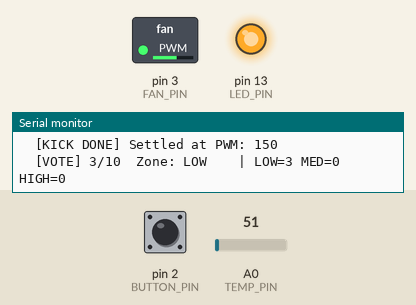
This sketch was run on a simulated Arduino Uno, built with avr-gcc and run on an emulated ATmega328P. Shown: switched loads named in the sketch (green lamp = pin HIGH), output pins drawn as LEDs (lit = HIGH), the last lines printed to the serial monitor. Inputs (shaded band) come from the test bench; at power-on: pin 2 (BUTTON_PIN) HIGH, A0 (TEMP_PIN) = 51.

Above: at 2.0 s.
2.1 s: pin 2 (BUTTON_PIN) pulled LOW for 0.15 s
At 4.0 s:
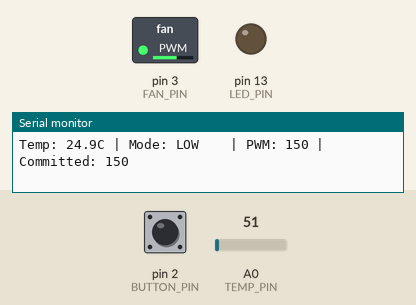
4.3 s: pin 2 (BUTTON_PIN) pulled LOW for 1 s
At 5.4 s:
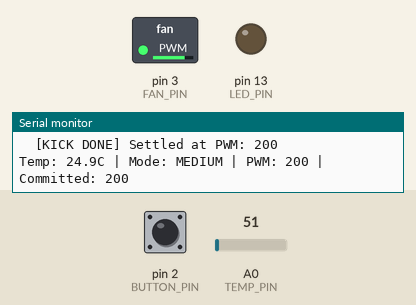
6.8 s: pin 2 (BUTTON_PIN) pulsed LOW 5 times (0.12 s each, 0.3 s apart)
At 8.3 s:
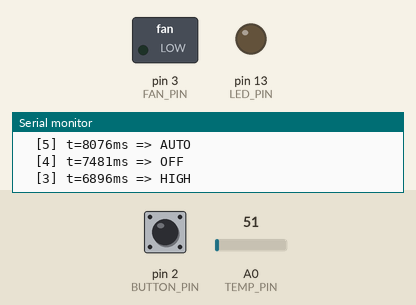
12.9 s: pin 2 (BUTTON_PIN) pulled LOW for 3.2 s
At 13.6 s:
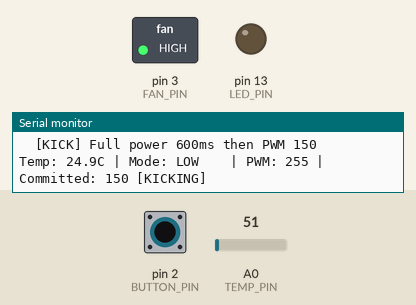
Timing chart, 0 to 15.9 s (numbered marks = the images above; inputs shaded):
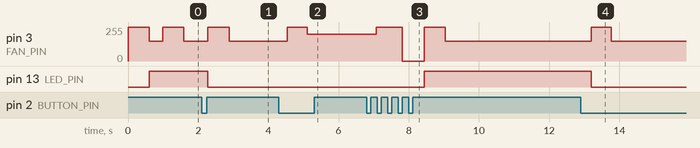

The sketch:

fan_controller_v6.ino
```cpp
// (licence header left out)
// ===== PIN DEFINITIONS =====
const int TEMP_PIN   = A0;
const int FAN_PIN    = 3;
const int BUTTON_PIN = 2;
const int LED_PIN    = 13;

// ===== MODES =====
int mode     = 0;
int lastMode = -1;

// ===== FAN SPEED CONSTANTS =====
const int FAN_OFF  = 0;
const int FAN_LOW  = 150;
const int FAN_MED  = 200;
const int FAN_HIGH = 255;
const int FAN_KICK = 255;

// ===== STARTUP KICK =====
const unsigned long KICK_DURATION = 600;
bool          kickActive          = false;
unsigned long kickStart           = 0;
int           kickTarget          = 0;

// ===== AUTO MODE THRESHOLDS (C) =====
const float TEMP_MED  = 35.0;
const float TEMP_HIGH = 40.0;

// ===== 5-SECOND VOTE WINDOW =====
const int           SAMPLE_COUNT    = 10;
const unsigned long SAMPLE_INTERVAL = 500;

int           tempVotes[4]   = {0, 0, 0, 0};
int           samplesTaken   = 0;
unsigned long lastSampleTime = 0;
int           committedSpeed = FAN_LOW;

// ===== BUTTON STATE MACHINE =====
typedef enum { BTN_IDLE, BTN_DEBOUNCING, BTN_PRESSED, BTN_RELEASED } ButtonState;
ButtonState   btnState   = BTN_IDLE;
bool          lastRawBtn = HIGH;
unsigned long btnTimer   = 0;
const unsigned long DEBOUNCE_MS = 50;

// ===== BUTTON HISTORY =====
const int HISTORY_SIZE = 5;
struct PressEvent {
  unsigned long timestamp;
  int           modeAfter;
};
PressEvent history[HISTORY_SIZE];
int historyIndex = 0;
int historyCount = 0;

// ===== SERIAL PRINT =====
unsigned long lastPrintTime = 0;
const unsigned long PRINT_INTERVAL = 500;

// ============================================================
void setup() {
  pinMode(FAN_PIN,    OUTPUT);
  pinMode(BUTTON_PIN, INPUT_PULLUP);
  pinMode(LED_PIN,    OUTPUT);

  // Boot kick — ensure fan starts spinning from the very beginning
  analogWrite(FAN_PIN, FAN_KICK);
  delay(KICK_DURATION);
  analogWrite(FAN_PIN, FAN_LOW);
  committedSpeed = FAN_LOW;

  digitalWrite(LED_PIN, HIGH);

  Serial.begin(9600);
  Serial.println(F("============================================"));
  Serial.println(F("   AUTO + MANUAL FAN CONTROLLER v6"));
  Serial.println(F("   AUTO: LOW is permanent floor forever"));
  Serial.println(F("   Votes every 5s to step up if hotter"));
  Serial.println(F("============================================"));
  Serial.println(F("  Press 1=AUTO | 2=LOW | 3=MED | 4=HIGH | 5=OFF"));
  Serial.println(F("============================================"));
  Serial.println(F("  Fan running at LOW baseline. Ready."));
  Serial.println();
}

// ============================================================
void loop() {

  // ----------------------------------------------------------
  // 1. BUTTON STATE MACHINE (non-blocking)
  // ----------------------------------------------------------
  bool rawBtn = digitalRead(BUTTON_PIN);

  switch (btnState) {
    case BTN_IDLE:
      if (rawBtn == LOW && lastRawBtn == HIGH) {
        btnState = BTN_DEBOUNCING;
        btnTimer = millis();
      }
      break;
    case BTN_DEBOUNCING:
      if (millis() - btnTimer >= DEBOUNCE_MS) {
        if (digitalRead(BUTTON_PIN) == LOW) {
          btnState = BTN_PRESSED;
          registerPress();
        } else {
          btnState = BTN_IDLE;
        }
      }
      break;
    case BTN_PRESSED:
      if (rawBtn == HIGH) {
        btnState = BTN_RELEASED;
        btnTimer = millis();
      }
      break;
    case BTN_RELEASED:
      if (millis() - btnTimer >= DEBOUNCE_MS) {
        btnState = BTN_IDLE;
      }
      break;
  }

  lastRawBtn = rawBtn;

  // ----------------------------------------------------------
  // 2. READ TEMPERATURE
  // ----------------------------------------------------------
  int   raw         = analogRead(TEMP_PIN);
  float voltage     = raw * (5.0 / 1023.0);
  float temperature = voltage * 100.0;

  // ----------------------------------------------------------
  // 3. AUTO MODE — vote every 500ms, decide every 5 seconds
  //    Zone 1 (LOW) is the minimum — zone 0 (OFF) never used
  // ----------------------------------------------------------
  if (mode == 0) {
    if (millis() - lastSampleTime >= SAMPLE_INTERVAL) {
      lastSampleTime = millis();

      int zone = classifyTempAuto(temperature);
      tempVotes[zone]++;
      samplesTaken++;

      Serial.print(F("  [VOTE] "));
      Serial.print(samplesTaken);
      Serial.print(F("/"));
      Serial.print(SAMPLE_COUNT);
      Serial.print(F("  Zone: "));
      printZoneName(zone);
      Serial.print(F("  | LOW="));
      Serial.print(tempVotes[1]);
      Serial.print(F(" MED="));
      Serial.print(tempVotes[2]);
      Serial.print(F(" HIGH="));
      Serial.println(tempVotes[3]);

      if (samplesTaken >= SAMPLE_COUNT) {
        int winner   = getMajorityZone();
        int newSpeed = zoneToSpeed(winner);

        Serial.println(F("  [RESULT] --------------------"));
        Serial.print(F("  Winner: "));
        printZoneName(winner);
        Serial.print(F("  Committed PWM: "));
        Serial.println(newSpeed);
        Serial.println(F("  ------------------------------"));

        if (newSpeed != committedSpeed) {
          if (newSpeed > committedSpeed) {
            // Stepping UP — kick to overcome inertia
            triggerKick(newSpeed);
          } else {
            // Stepping DOWN — return to LOW baseline smoothly, no kick
            committedSpeed = newSpeed;
            Serial.print(F("  [DOWN] Back to LOW baseline PWM: "));
            Serial.println(newSpeed);
          }
        } else {
          Serial.println(F("  [HOLD] No change needed."));
        }

        resetVotes();
      }
    }
  }

  // ----------------------------------------------------------
  // 4. DETERMINE TARGET SPEED
  // ----------------------------------------------------------
  int targetSpeed = 0;
  switch (mode) {
    case 0: targetSpeed = committedSpeed; break;
    case 1: targetSpeed = FAN_LOW;        break;
    case 2: targetSpeed = FAN_MED;        break;
    case 3: targetSpeed = FAN_HIGH;       break;
    case 4: targetSpeed = FAN_OFF;        break;
  }

  // Kick on manual mode switch
  bool modeChanged = (mode != lastMode);
  if (modeChanged && targetSpeed > FAN_OFF) {
    triggerKick(targetSpeed);
  }
  lastMode = mode;

  // ----------------------------------------------------------
  // 5. APPLY SPEED (kick overlay)
  // ----------------------------------------------------------
  int fanSpeed = 0;

  if (kickActive) {
    if (millis() - kickStart < KICK_DURATION) {
      fanSpeed = FAN_KICK;
    } else {
      kickActive     = false;
      committedSpeed = kickTarget;
      fanSpeed       = kickTarget;
      Serial.print(F("  [KICK DONE] Settled at PWM: "));
      Serial.println(kickTarget);
    }
  } else {
    fanSpeed = targetSpeed;
  }

  // Hard floor: AUTO never drops below LOW under any circumstance
  if (mode == 0 && !kickActive && fanSpeed < FAN_LOW) {
    fanSpeed = FAN_LOW;
  }

  analogWrite(FAN_PIN, fanSpeed);

  // ----------------------------------------------------------
  // 6. LED — ON=AUTO, OFF=Manual
  // ----------------------------------------------------------
  digitalWrite(LED_PIN, (mode == 0) ? HIGH : LOW);

  // ----------------------------------------------------------
  // 7. SERIAL STATUS (every 500ms)
  // ----------------------------------------------------------
  if (millis() - lastPrintTime >= PRINT_INTERVAL) {
    lastPrintTime = millis();
    Serial.print(F("Temp: "));
    Serial.print(temperature, 1);
    Serial.print(F("C | Mode: "));
    Serial.print(getModeName(mode));
    Serial.print(F("| PWM: "));
    Serial.print(fanSpeed);
    Serial.print(F(" | Committed: "));
    Serial.print(committedSpeed);
    if (mode == 0) {
      Serial.print(F(" | Samples: "));
      Serial.print(samplesTaken);
      Serial.print(F("/"));
      Serial.print(SAMPLE_COUNT);
    }
    if (kickActive) Serial.print(F(" [KICKING]"));
    Serial.println();
  }

  delay(50);
}

// ============================================================
//   CLASSIFY TEMP FOR AUTO
//   Returns zone 1, 2, or 3 — never 0 (LOW is the floor)
// ============================================================
int classifyTempAuto(float temp) {
  if (temp >= TEMP_HIGH) return 3;       // HIGH
  else if (temp >= TEMP_MED) return 2;   // MED
  else return 1;                         // LOW — default floor
}

// ============================================================
//   MAJORITY ZONE (1-3 only, never 0 in AUTO)
// ============================================================
int getMajorityZone() {
  int winner = 1;
  for (int i = 2; i < 4; i++) {
    if (tempVotes[i] > tempVotes[winner]) winner = i;
  }
  return winner;
}

// ============================================================
//   ZONE TO PWM
// ============================================================
int zoneToSpeed(int zone) {
  switch (zone) {
    case 1: return FAN_LOW;
    case 2: return FAN_MED;
    case 3: return FAN_HIGH;
  }
  return FAN_LOW;
}

// ============================================================
//   RESET VOTES
// ============================================================
void resetVotes() {
  for (int i = 0; i < 4; i++) tempVotes[i] = 0;
  samplesTaken = 0;
}

// ============================================================
//   STARTUP KICK
// ============================================================
void triggerKick(int settleSpeed) {
  kickActive = true;
  kickStart  = millis();
  kickTarget = settleSpeed;
  Serial.print(F("  [KICK] Full power 600ms then PWM "));
  Serial.println(settleSpeed);
}

// ============================================================
//   REGISTER BUTTON PRESS
// ============================================================
void registerPress() {
  mode++;
  if (mode > 4) mode = 0;

  if (mode == 0) {
    resetVotes();
    committedSpeed = FAN_LOW;
    triggerKick(FAN_LOW);
    Serial.println(F("  [AUTO] LOW baseline restored."));
  }

  if (mode == 4) {
  Serial.println(F("  [OFF] Fan stopped."));
  }

  history[historyIndex].timestamp = millis();
  history[historyIndex].modeAfter = mode;
  historyIndex = (historyIndex + 1) % HISTORY_SIZE;
  if (historyCount < HISTORY_SIZE) historyCount++;

  Serial.println(F("--------------------------------------------"));
  Serial.print(F("  BUTTON >> Mode: "));
  Serial.println(getModeName(mode));
  for (int i = 0; i < historyCount; i++) {
    int idx = (historyIndex - 1 - i + HISTORY_SIZE) % HISTORY_SIZE;
    Serial.print(F("  ["));
    Serial.print(historyCount - i);
    Serial.print(F("] t="));
    Serial.print(history[idx].timestamp);
    Serial.print(F("ms => "));
    Serial.println(getModeName(history[idx].modeAfter));
  }
  Serial.println(F("--------------------------------------------"));
}

// ============================================================
//   HELPERS
// ============================================================
void printZoneName(int z) {
  switch (z) {
    case 1: Serial.print(F("LOW  ")); break;
    case 2: Serial.print(F("MED  ")); break;
    case 3: Serial.print(F("HIGH ")); break;
    default: Serial.print(F("LOW  ")); break;
  }
}

String getModeName(int m) {
  switch (m) {
    case 0: return "AUTO   ";
    case 1: return "LOW    ";
    case 2: return "MEDIUM ";
    case 3: return "HIGH   ";
    case 4: return "OFF    ";
  }
  return "UNKNOWN";
}
```

Measured:
- after the input at 2.1 s, pin 3 (FAN_PIN): 150/255 → 255/255 after 0.18 s, → 150/255 0.60 s later; pin 13 (LED_PIN): HIGH → LOW after 0.18 s
- after the input at 4.3 s, pin 3 (FAN_PIN): 150/255 → 255/255 after 0.24 s, → 200/255 0.57 s later
- after the input at 6.8 s, pin 3 (FAN_PIN): 200/255 → 255/255 after 0.28 s, → 0/255 0.74 s later, → 255/255 0.62 s later, → 150/255 0.61 s later; pin 13 (LED_PIN): LOW → HIGH after 1.6 s
- after the input at 12.9 s, pin 3 (FAN_PIN): 150/255 → 255/255 after 0.30 s, → 150/255 0.57 s later; pin 13 (LED_PIN): HIGH → LOW after 0.30 s
